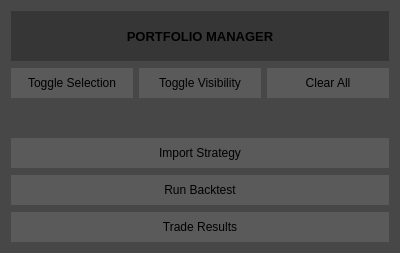
            <widget class="QWidget" name="widget_12" native="true">
             <property name="minimumSize">
              <size>
               <width>400</width>
               <height>0</height>
              </size>
             </property>
             <property name="maximumSize">
              <size>
               <width>400</width>
               <height>16777215</height>
              </size>
             </property>
             <property name="styleSheet">
              <string notr="true">background-color: rgb(71, 71, 71);</string>
             </property>
             <layout class="QVBoxLayout" name="verticalLayout_24">
              <property name="spacing">
               <number>7</number>
              </property>
              <item>
               <widget class="QLabel" name="label_27">
                <property name="minimumSize">
                 <size>
                  <width>0</width>
                  <height>50</height>
                 </size>
                </property>
                <property name="maximumSize">
                 <size>
                  <width>16777215</width>
                  <height>50</height>
                 </size>
                </property>
                <property name="font">
                 <font>
                  <pointsize>10</pointsize>
                  <bold>true</bold>
                 </font>
                </property>
                <property name="styleSheet">
                 <string notr="true">background-color: rgb(54, 54, 54);</string>
                </property>
                <property name="text">
                 <string>PORTFOLIO MANAGER</string>
                </property>
                <property name="alignment">
                 <set>Qt::AlignmentFlag::AlignCenter</set>
                </property>
               </widget>
              </item>
              <item>
               <widget class="QWidget" name="widget_14" native="true">
                <layout class="QVBoxLayout" name="verticalLayout_25">
                 <property name="leftMargin">
                  <number>0</number>
                 </property>
                 <property name="topMargin">
                  <number>0</number>
                 </property>
                 <property name="rightMargin">
                  <number>0</number>
                 </property>
                 <property name="bottomMargin">
                  <number>5</number>
                 </property>
                 <item>
                  <widget class="QWidget" name="widget_13" native="true">
                   <property name="minimumSize">
                    <size>
                     <width>0</width>
                     <height>30</height>
                    </size>
                   </property>
                   <property name="maximumSize">
                    <size>
                     <width>16777215</width>
                     <height>30</height>
                    </size>
                   </property>
                   <layout class="QHBoxLayout" name="horizontalLayout_27">
                    <property name="leftMargin">
                     <number>0</number>
                    </property>
                    <property name="topMargin">
                     <number>0</number>
                    </property>
                    <property name="rightMargin">
                     <number>0</number>
                    </property>
                    <property name="bottomMargin">
                     <number>0</number>
                    </property>
                    <item>
                     <widget class="QPushButton" name="pushButton_4">
                      <property name="minimumSize">
                       <size>
                        <width>0</width>
                        <height>30</height>
                       </size>
                      </property>
                      <property name="maximumSize">
                       <size>
                        <width>16777215</width>
                        <height>30</height>
                       </size>
                      </property>
                      <property name="styleSheet">
                       <string notr="true">QPushButton {
    border: none;  /* Removes the border */
    background-color: rgb(90, 90, 90);  /* Default background color */
}

QPushButton:hover {
    background-color: rgb(80, 80, 80);  /* Background color when hovered */
}

QPushButton:pressed {
    background-color: #353535;  /* Background color when pressed */
}</string>
                      </property>
                      <property name="text">
                       <string>Toggle Selection</string>
                      </property>
                     </widget>
                    </item>
                    <item>
                     <widget class="QPushButton" name="pushButton_6">
                      <property name="minimumSize">
                       <size>
                        <width>0</width>
                        <height>30</height>
                       </size>
                      </property>
                      <property name="maximumSize">
                       <size>
                        <width>16777215</width>
                        <height>30</height>
                       </size>
                      </property>
                      <property name="styleSheet">
                       <string notr="true">QPushButton {
    border: none;  /* Removes the border */
    background-color: rgb(90, 90, 90);  /* Default background color */
}

QPushButton:hover {
    background-color: rgb(80, 80, 80);  /* Background color when hovered */
}

QPushButton:pressed {
    background-color: #353535;  /* Background color when pressed */
}</string>
                      </property>
                      <property name="text">
                       <string>Toggle Visibility</string>
                      </property>
                     </widget>
                    </item>
                    <item>
                     <widget class="QPushButton" name="clear_strategies_button">
                      <property name="minimumSize">
                       <size>
                        <width>0</width>
                        <height>30</height>
                       </size>
                      </property>
                      <property name="maximumSize">
                       <size>
                        <width>16777215</width>
                        <height>30</height>
                       </size>
                      </property>
                      <property name="styleSheet">
                       <string notr="true">QPushButton {
    border: none;  /* Removes the border */
    background-color: rgb(90, 90, 90);  /* Default background color */
}

QPushButton:hover {
    background-color: rgb(80, 80, 80);  /* Background color when hovered */
}

QPushButton:pressed {
    background-color: #353535;  /* Background color when pressed */
}</string>
                      </property>
                      <property name="text">
                       <string>Clear All</string>
                      </property>
                     </widget>
                    </item>
                   </layout>
                  </widget>
                 </item>
                 <item>
                  <widget class="QWidget" name="Manager_Widget" native="true">
                   <property name="styleSheet">
                    <string notr="true"/>
                   </property>
                   <layout class="QVBoxLayout" name="verticalLayout_26">
                    <property name="leftMargin">
                     <number>0</number>
                    </property>
                    <property name="topMargin">
                     <number>11</number>
                    </property>
                    <property name="rightMargin">
                     <number>0</number>
                    </property>
                    <property name="bottomMargin">
                     <number>11</number>
                    </property>
                   </layout>
                  </widget>
                 </item>
                </layout>
               </widget>
              </item>
              <item>
               <widget class="QWidget" name="widget_16" native="true">
                <property name="maximumSize">
                 <size>
                  <width>16777215</width>
                  <height>30</height>
                 </size>
                </property>
                <layout class="QVBoxLayout" name="verticalLayout_27">
                 <property name="leftMargin">
                  <number>0</number>
                 </property>
                 <property name="topMargin">
                  <number>0</number>
                 </property>
                 <property name="rightMargin">
                  <number>0</number>
                 </property>
                 <property name="bottomMargin">
                  <number>0</number>
                 </property>
                 <item>
                  <widget class="QWidget" name="widget_18" native="true">
                   <property name="maximumSize">
                    <size>
                     <width>16777215</width>
                     <height>16777215</height>
                    </size>
                   </property>
                   <layout class="QHBoxLayout" name="horizontalLayout_23">
                    <property name="leftMargin">
                     <number>0</number>
                    </property>
                    <property name="topMargin">
                     <number>0</number>
                    </property>
                    <property name="rightMargin">
                     <number>0</number>
                    </property>
                    <property name="bottomMargin">
                     <number>0</number>
                    </property>
                    <item>
                     <widget class="QPushButton" name="Import_Strategy_Button">
                      <property name="minimumSize">
                       <size>
                        <width>0</width>
                        <height>30</height>
                       </size>
                      </property>
                      <property name="maximumSize">
                       <size>
                        <width>16777215</width>
                        <height>30</height>
                       </size>
                      </property>
                      <property name="styleSheet">
                       <string notr="true">QPushButton {
    border: none;  /* Removes the border */
    background-color: rgb(90, 90, 90);  /* Default background color */
}

QPushButton:hover {
    background-color: rgb(80, 80, 80);  /* Background color when hovered */
}

QPushButton:pressed {
    background-color: #353535;  /* Background color when pressed */
}</string>
                      </property>
                      <property name="text">
                       <string>Import Strategy</string>
                      </property>
                     </widget>
                    </item>
                   </layout>
                  </widget>
                 </item>
                </layout>
               </widget>
              </item>
              <item>
               <widget class="QPushButton" name="Run_Backtest_Button">
                <property name="minimumSize">
                 <size>
                  <width>0</width>
                  <height>30</height>
                 </size>
                </property>
                <property name="maximumSize">
                 <size>
                  <width>16777215</width>
                  <height>30</height>
                 </size>
                </property>
                <property name="styleSheet">
                 <string notr="true">QPushButton {
    border: none;  /* Removes the border */
    background-color: rgb(90, 90, 90);  /* Default background color */
}

QPushButton:hover {
    background-color: rgb(80, 80, 80);  /* Background color when hovered */
}

QPushButton:pressed {
    background-color: #353535;  /* Background color when pressed */
}</string>
                </property>
                <property name="text">
                 <string>Run Backtest</string>
                </property>
               </widget>
              </item>
              <item>
               <widget class="QPushButton" name="Trade_Results_Button">
                <property name="minimumSize">
                 <size>
                  <width>0</width>
                  <height>30</height>
                 </size>
                </property>
                <property name="maximumSize">
                 <size>
                  <width>16777215</width>
                  <height>30</height>
                 </size>
                </property>
                <property name="styleSheet">
                 <string notr="true">QPushButton {
    border: none;  /* Removes the border */
    background-color: rgb(90, 90, 90);  /* Default background color */
}

QPushButton:hover {
    background-color: rgb(80, 80, 80);  /* Background color when hovered */
}

QPushButton:pressed {
    background-color: #353535;  /* Background color when pressed */
}</string>
                </property>
                <property name="text">
                 <string>Trade Results</string>
                </property>
               </widget>
              </item>
             </layout>
            </widget>
